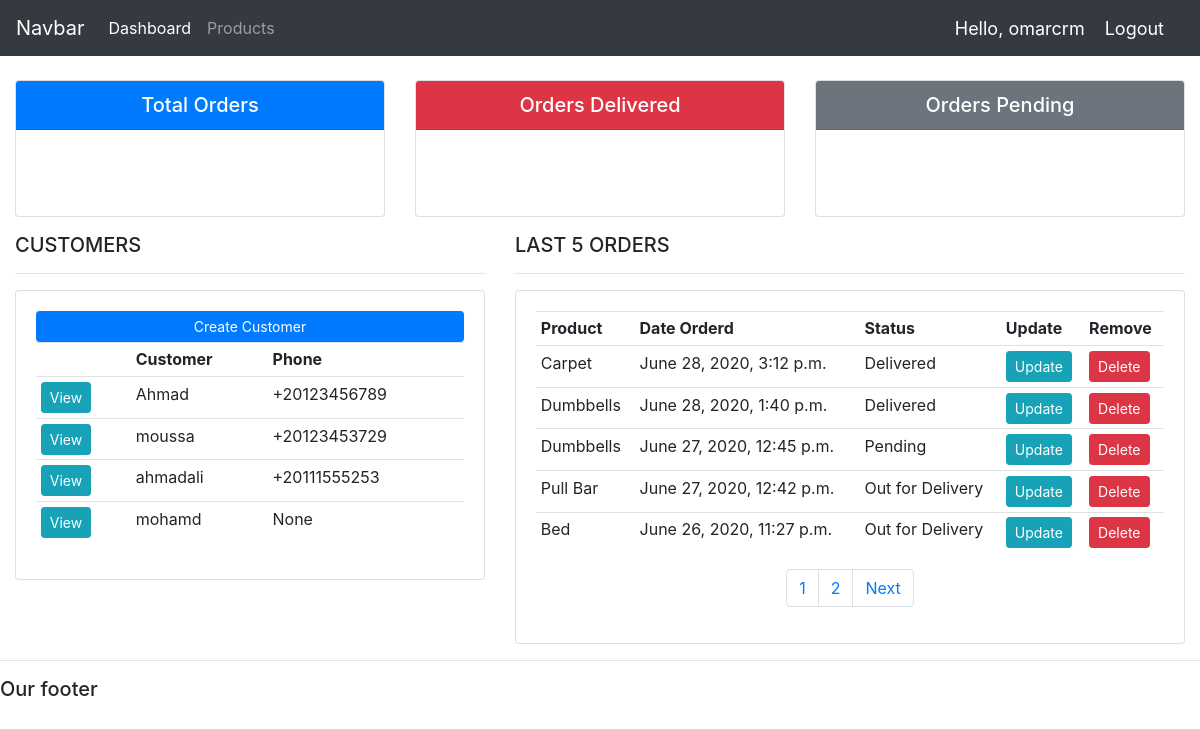
The app's page / (signed in) with its own data.
### accounts/models.py (models this page shows, shortened)
class Customer(models.Model):
    user = models.OneToOneField(User, null=True, on_delete=models.CASCADE) # to have one to one relationship with User model
    name = models.CharField(max_length=20, null=True)
    phone = models.CharField(max_length=20, null=True)
    email = models.CharField(max_length=20, null=True)
    date_created = models.DateTimeField(auto_now_add=True, null=True)
    picture = models.ImageField(upload_to=profile_pic_upload, default='profile_pics/2.png', null=True, blank=True)

class Order(models.Model):
    STATUS= (
        ("Out for Delivery", 'Out for Delivery'),
        ("Delivered", 'Delivered'),
        ("Pending", "Pending"),
    )
    customer = models.ForeignKey(Customer, on_delete=models.SET_NULL, null=True)
    product = models.ForeignKey(Product, on_delete=models.SET_NULL, null=True)
    date_created = models.DateTimeField(auto_now_add=True, null=True)
    status = models.CharField(max_length=30, null=True, choices=STATUS)
    note = models.CharField(max_length=50, null=True)

class Product(models.Model):
    CATEGORY=(
        ("In Door", 'In Door'),
        ("Out Door", "Out Door"),
    )
    name = models.CharField(max_length=20, null=True)
    price = models.FloatField(max_length=20, null=True)
    description = models.TextField(max_length=200, null=True , blank=True)
    date_created = models.DateTimeField(auto_now_add=True, null=True)
    category = models.CharField(max_length=20, null=True, choices=CATEGORY)
    tags = models.ManyToManyField(Tag)
    def __str__(self):
        return self.name

### accounts/decorators.py (the view)
        def wrapper(request, *args, **kwargs):
            group = None
            if request.user.groups.exists(): # check if the user belongs to any groups
                group = request.user.groups.all()[0].name  # then assign the name of the group to the first group the user belongs to
            if group in allowed_roles:   # if the user's group in the list of allowed roles, then it returns the normal page
                return view_func(request, *args, **kwargs)
            else:    # if not, it redirects the user to his profile page
                return redirect('accounts:profile')

### accounts/templates/accounts/dashboard.html (shortened to what this page needs)
{% extends 'base.html' %}
{% block content %}
{% include 'accounts/status.html' %}
<div class="row">
	<div class="col-md-5">
		<h5>CUSTOMERS</h5>
		<hr>
		<div class="card card-body">
			<a class="btn btn-primary  btn-sm btn-block" href="{% url 'accounts:create_customer' %}">Create Customer</a>
			<table class="table table-sm">
				<tr>
					<th></th>
					<th>Customer</th>
                    <th>Phone</th>
				</tr>
                {% for customer in customers %}
                    <tr>
						<td><a class="btn btn-sm btn-info" href="{% url 'accounts:customer' customer.id %}">View</a></td>
                        <td>{{customer.name}}</td>
                        <td>{{customer.phone}}</td>
                    </tr>
                {% endfor %}
			</table>
		</div>
    </div>
    <div class="col-md-7">
		<h5>LAST 5 ORDERS</h5>
		<hr>
		<div class="card card-body">
			<table class="table table-sm">
				<tr>
					<th>Product</th>
					<th>Date Orderd</th>
					<th>Status</th>
					<th>Update</th>
					<th>Remove</th>
				</tr>
                {% for order in orders %}
                    <tr>
                        <td>{{order.product}}</td>
                        <td>{{order.date_created}}</td>
                        <td>{{order.status}}</td>
                        <td><a class="btn btn-sm btn-info" href="{% url 'accounts:update_order' order.id %}">Update</a></td>
                        <td><a class="btn btn-sm btn-danger" href="{% url 'accounts:delete_order' order.id %}">Delete</a></td>
                    </tr>
                {% endfor %}
			</table>
			{% if orders.has_other_pages %}
			<nav aria-label="Page navigation example">
				<ul class="pagination justify-content-center">
					{% for i in orders.paginator.page_range %}
					<li class="page-item"><a class="page-link" href="?page={{i}}">{{i}}</a></li>
					{% endfor %}
					{% if orders.has_next %}
					<li class="page-item">
						<a class="page-link" href="?page={{ orders.next_page_number }}">Next</a>
					</li>
					{% endif %}
				</ul>
			</nav>
			{% endif %}
		</div>
	</div>
</div>
{% endblock content %}

### templates/base.html (shortened to what this page needs)
{% load static %}
<!doctype html>
<html lang="eng">
<head>
    <link rel="stylesheet" href="{% static 'css/bootstrap.min.css' %}">
</head>
<body>
  <nav class="navbar navbar-expand-lg navbar-dark bg-dark">
      <a class="navbar-brand" href="#">Navbar</a>
      <div class="collapse navbar-collapse" id="navbarNav">
        <ul class="navbar-nav">
          {% if request.user.is_staff %}
          <li class="nav-item active">
            <a class="nav-link" href="{% url 'accounts:dashboard' %}">Dashboard</a>
          </li>
          <li class="nav-item">
            <a class="nav-link" href="{% url 'accounts:products' %}">Products</a>
          </li>
          {% else %}
          <li class="nav-item active">
            <a class="nav-link" href="{% url 'accounts:edit_profile' %}">Edit Profile</a>
          </li>
          {% endif %}
        </ul>
      </div>
      <span id='hello-msg'>Hello, {{request.user}}</span>
      <span><a id='logout' href="{% url 'accounts:logout' %}">Logout</a></span>
    </nav>
  <div class="container-fluid">
    {% block content %}
    {% endblock content %}
  </div>
  <hr>
  <h5>Our footer</h5>
</body>
</html>

### accounts/templates/accounts/status.html
<br>
<div class="row">
    <div class="col">
        <div class="card text-center text-white  mb-3" id="total-orders">
            <div class="card-header bg-primary">
                <h5 class="card-title mb-0">Total Orders</h5>
            </div>
            <div class="card-body">
                <h3 class="card-title">{{total_orders}}</h3>
            </div>
        </div>
    </div>
    <div class="col">
        <div class="card text-center text-white  mb-3" id="orders-delivered">
            <div class="card-header bg-danger">
                <h5 class="card-title mb-0">Orders Delivered</h5>
            </div>
            <div class="card-body">
                <h3 class="card-title">{{delivered}}</h3>
            </div>
        </div>
    </div>
    <div class="col">
        <div class="card text-center text-white mb-3" id="orders-pending">
            <div class="card-header bg-secondary">
                <h5 class="card-title mb-0">Orders Pending</h5>
            </div>
            <div class="card-body">
                <h3 class="card-title">{{pending}}</h3>
            </div>
        </div>
    </div>
</div>

### templates/base.html (style rules this page uses)
#hello-msg, #logout { font-size: 18px; margin-right:20px; color: #fff; }

### records on screen
Customer: name "Ahmad", phone "+20123456789"
Customer: name "moussa", phone "+20123453729"
Customer: name "ahmadali", phone "+20111555253"
Customer: name "mohamd", phone "None"
Order: product "Carpet", date_created "June 28, 2020, 3:12 p.m.", status "Delivered"
Order: product "Dumbbells", date_created "June 28, 2020, 1:40 p.m.", status "Delivered"
Order: product "Dumbbells", date_created "June 27, 2020, 12:45 p.m.", status "Pending"
Order: product "Pull Bar", date_created "June 27, 2020, 12:42 p.m.", status "Out for Delivery"
Order: product "Bed", date_created "June 26, 2020, 11:27 p.m.", status "Out for Delivery"

### other values on screen
{{ request.user }} "omarcrm"
{{ i }} "1" "2"
